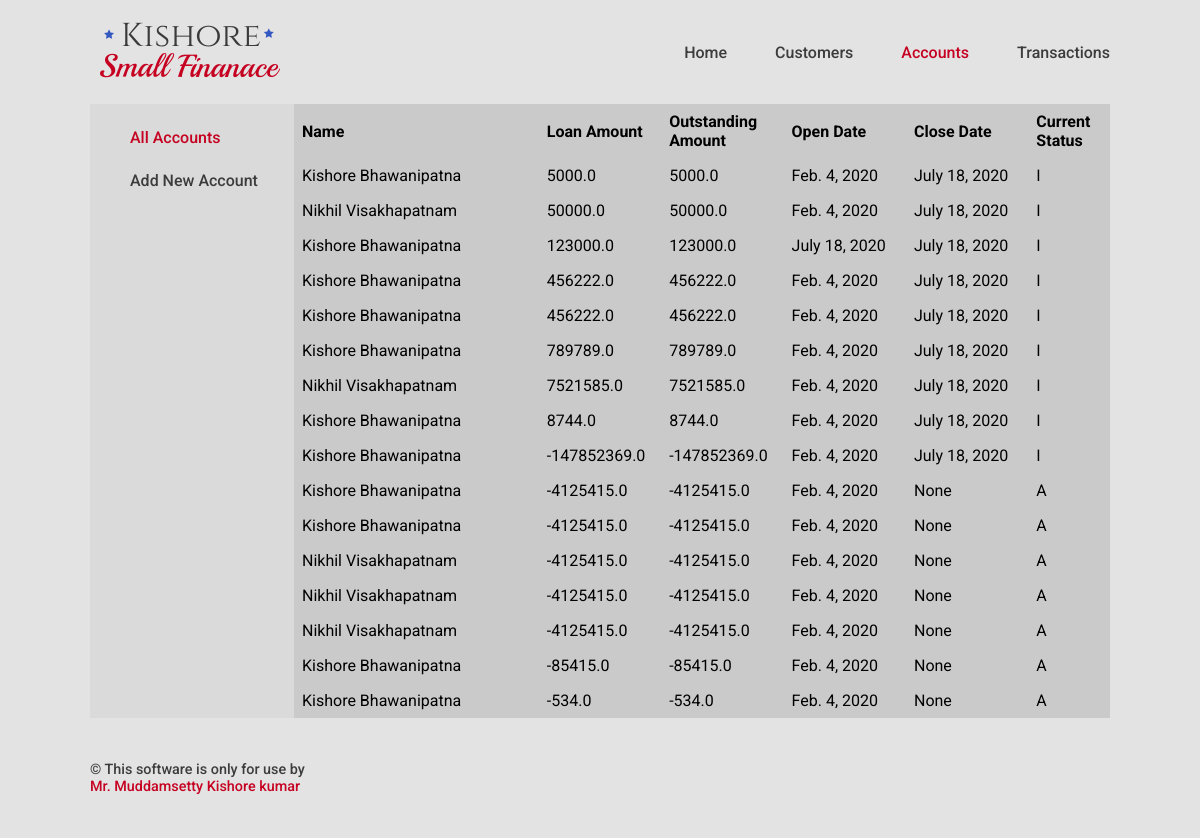
/account/, run on an earlier commit of the app's database.
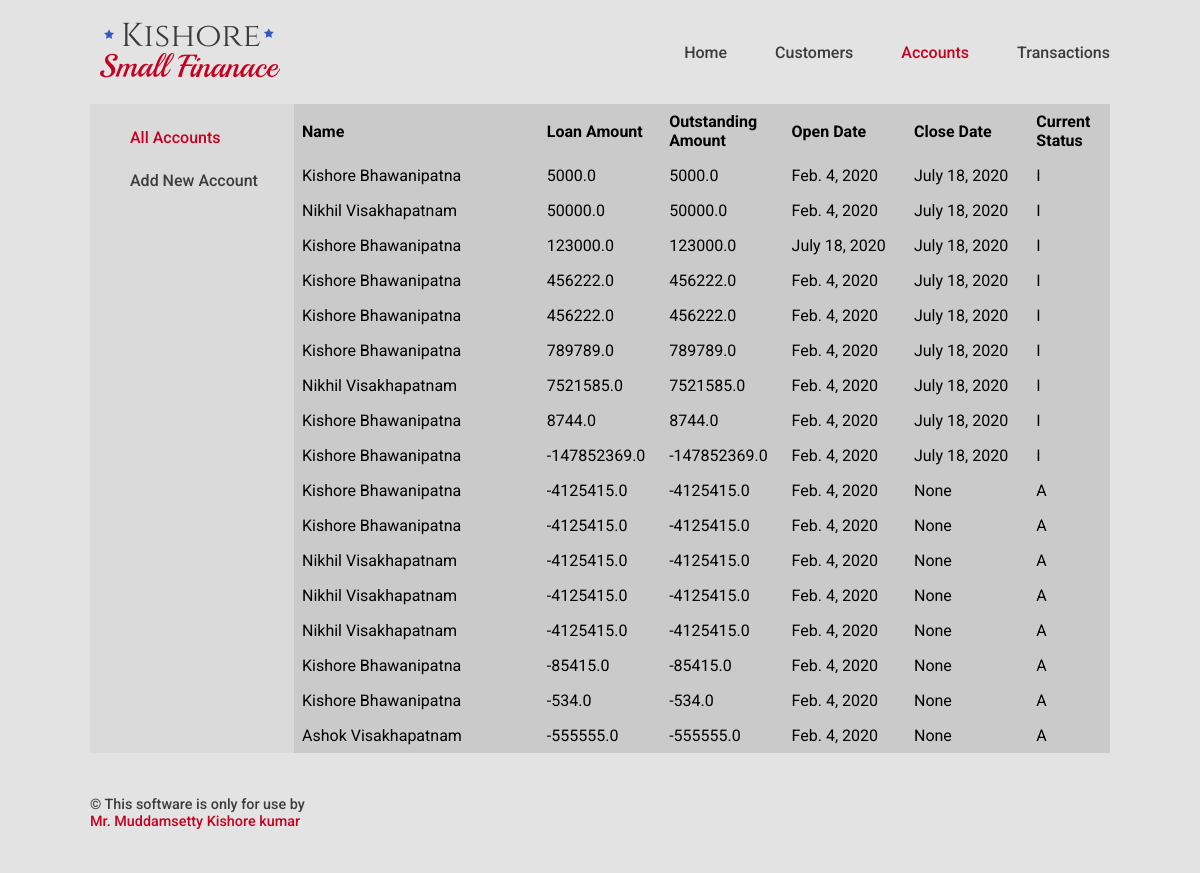
And on a later commit of the database.
### Accounts/models.py (models this page shows, shortened)
class Account(models.Model):
    ACTIVE = 'A'
    INACTIVE = 'I'
    ACTIVENESS_CHOICE = [
    (ACTIVE, 'Active'),
    (INACTIVE, 'Inactive'),
    ]
    loan_account_number = models.BigAutoField(primary_key=True)
    customer = models.ForeignKey(Customer,on_delete=models.PROTECT,db_index=True)
    loan_amount = models.FloatField(default=0)
    outstanding_amount = models.FloatField(null=True,blank=True,default=0)
    open_date = models.DateField(db_index=True)
    close_date = models.DateField(blank=True,null=True)
    current_Status = models.CharField(max_length=1,choices=ACTIVENESS_CHOICE,default=ACTIVE,db_index=True)

### Customers/models.py (models this page shows, shortened)
class Customer(models.Model):
    customer_id = models.AutoField(primary_key=True)
    customer_name = models.CharField(max_length=35,db_index=True)
    customer_phone_number = models.IntegerField(blank=True,null=True)
    customer_address_line_1 = models.CharField(max_length=40,blank=True, null=True)
    customer_address_line_2 = models.CharField(max_length=40,blank=True, null=True)
    customer_address_city = models.CharField(max_length=40,blank=True, null=True)
    def __str__(self):
        return '%s %s ' % (self.customer_name, self.customer_address_city)

### Accounts/views.py (the view)
# urls.py: path('' , AccountListView.as_view(), name='account_home'),
class AccountListView(ListView):
    model = Account
    template_name = "Accounts/account_display_list.html"
    fields = ['loan_account_number','customer','loan_amount','outstanding_amount','open_date','close_date','current_Status']

### Template/Accounts/account_display_list.html (shortened to what this page needs)
<!DOCTYPE html>
{% extends "base.html" %}
{% block nav-Accounts %}
current-link
{% endblock %}
{% block main %}
<div class="main-column">
  <div class="col sub-navigation">
    <ul class="sub-navigation-ul">
      <li class="sub-navigation-li"><a class="sub-nav-link current-link" href="/account/">All Accounts</a></li>
      <li class="sub-navigation-li"><a class="sub-nav-link " href="/account/create/">Add New Account</a></li>
    </ul>
  </div>
  <div class="col main-data">
    <table class="customers-data">
      <thead>
        <th style="width:30%">Name</th>
        <th style="width:15%">Loan Amount</th>
        <th style="width:15%">Outstanding Amount</th>
        <th style="width:15%">Open Date</th>
        <th style="width:15%">Close Date</th>
        <th style="width:10%">Current Status</th>
      </thead>
      <tbody>
      {% for account in account_list %}
        <tr>
          <td>{{account.customer}}</td>
          <td>{{account.loan_amount}}</td>
          <td>{{account.outstanding_amount}}</td>
          <td>{{account.open_date}}</td>
          <td>{{account.close_date}}</td>
          <td>{{account.current_Status}}</td>
        </tr>
      {% empty %}
          <p>no customer yet.</p>
      {% endfor %}
      </tbody>
    </table>
  </div>
</div>
{% endblock %}

What changed in the data, as far as the page shows it:
added Account: customer "Ashok Visakhapatnam", loan_amount "-555555.0", outstanding_amount "-555555.0", open_date "Feb. 4, 2020", close_date "None", current_Status "A"
